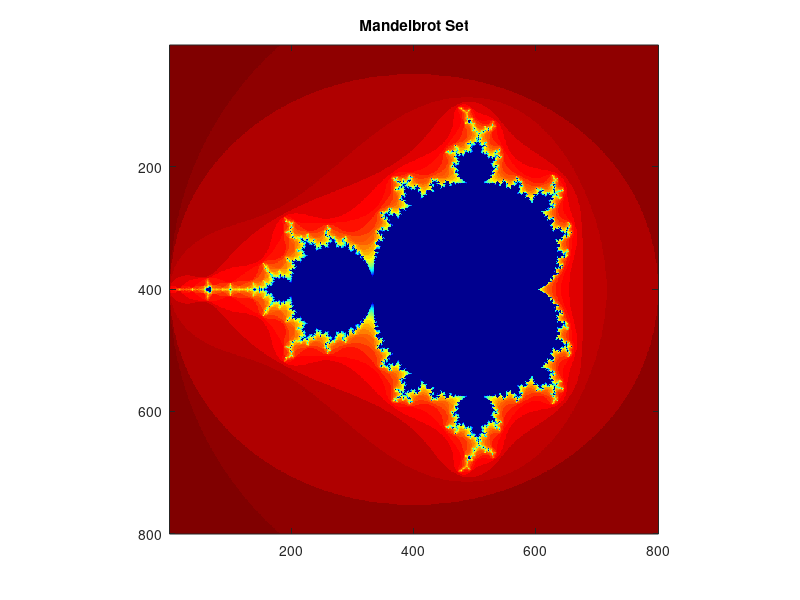

Source code (MATLAB):
function Mandelbrot(n, niter)
% Plot the Mandelbrot set 
% n: Size of the x and y axis 
% niter: Number of iterations 

close all
clear

% If no input are given 
if nargin == 0
    n = 800;
    niter = 40;
end

x0 = -2;   
x1 = 1;
y0 = -1.5; 
y1 = 1.5;

[x,y] = meshgrid(linspace(x0, x1, n), linspace(y0, y1, n));

c = x + 1i * y;
z = zeros(size(c));
k = zeros(size(c));

for ii = 1:niter
    z   = z.^2 + c;
    k(abs(z) > 2 & k == 0) = niter - ii;
end

% Plotting 
figure
imagesc(k)
title('Mandelbrot Set')
colormap jet
axis square

end

% Example:
% Mandelbrot(800,40)


